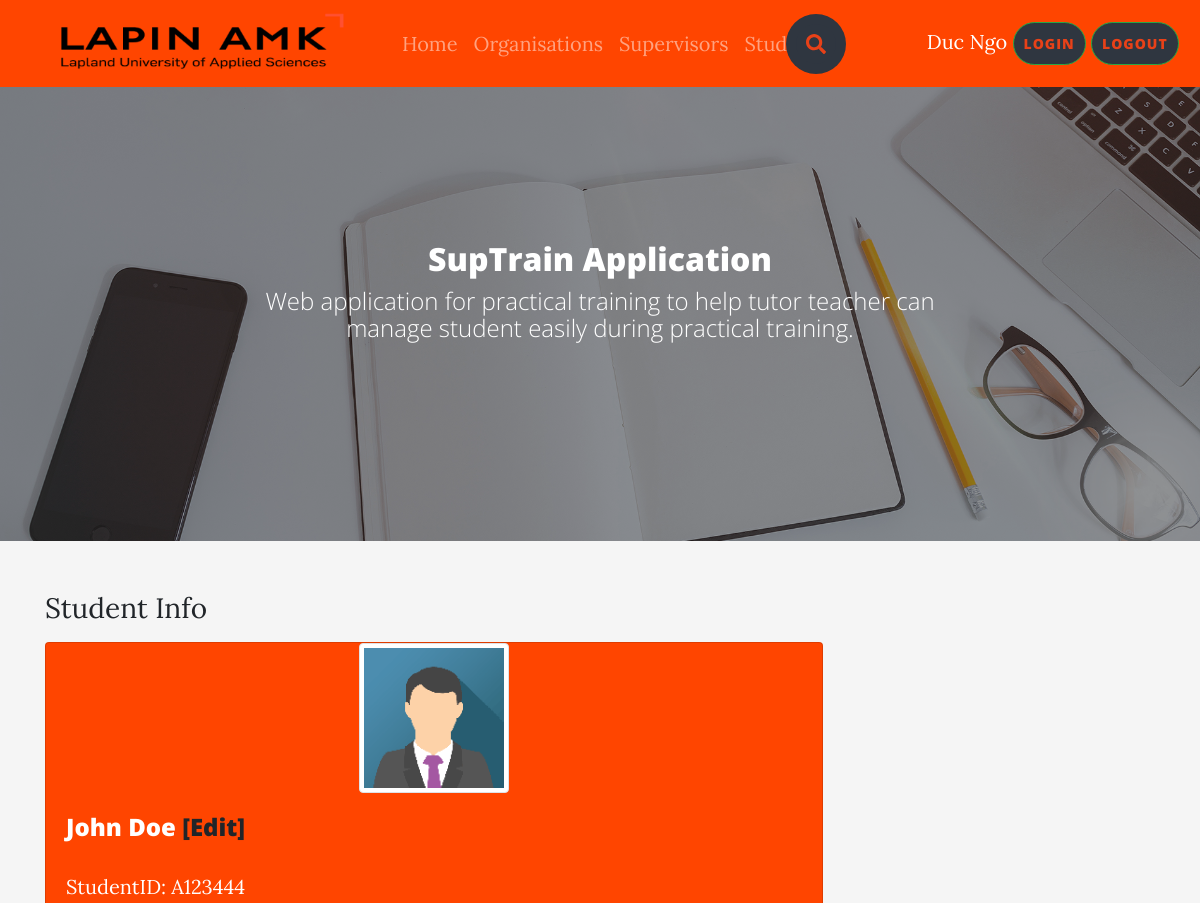
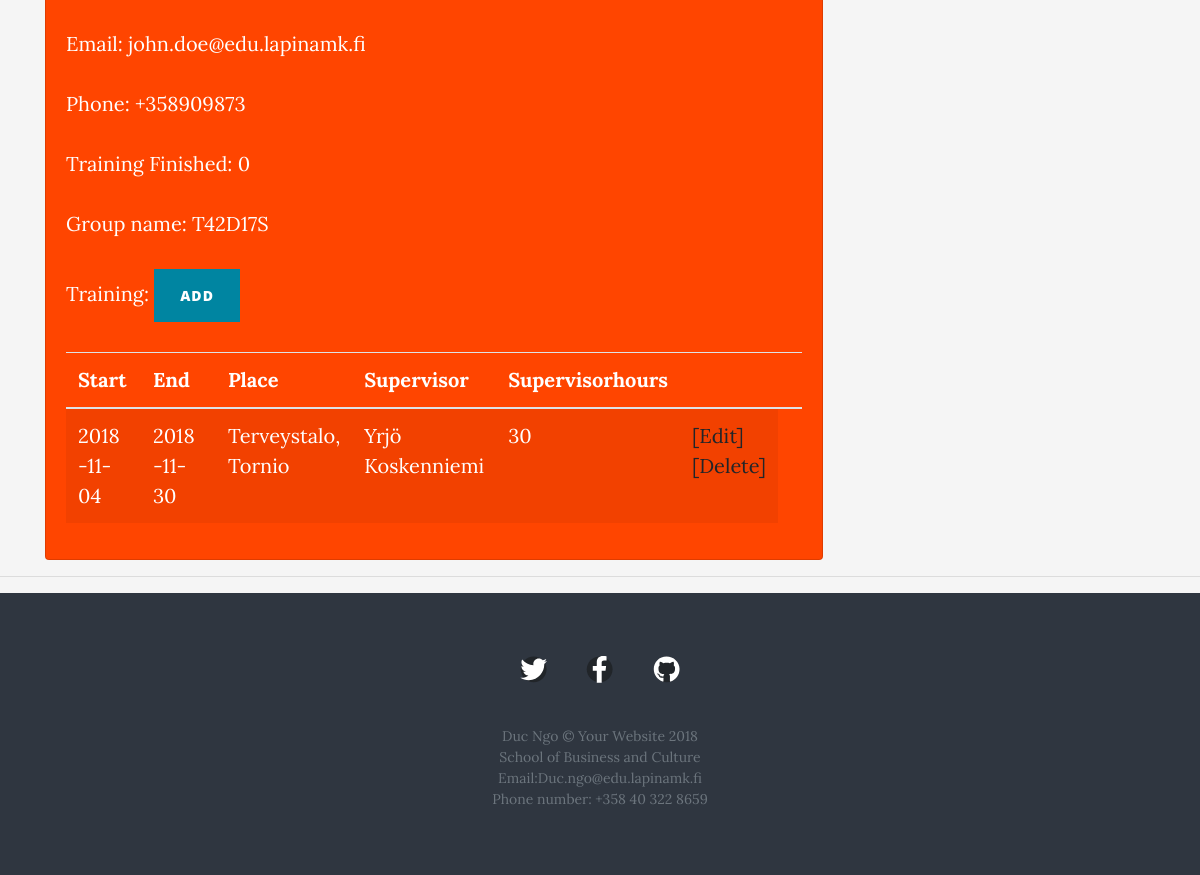
The app's page /SuptrainApplication.php?page=studentInfo&id=A123444 (signed in) with its own data (2 pictures, top to bottom).
### tables this page shows
CREATE TABLE `student` (
  `studentID` varchar(10) NOT NULL,
  `firstname` varchar(50) NOT NULL,
  `lastname` varchar(50) NOT NULL,
  `email` varchar(100) NOT NULL,
  `phone` varchar(20) NOT NULL,
  `practicaltrainingdone` tinyint(1) NOT NULL DEFAULT '0',
  `groupname` varchar(20) NOT NULL,
  `password` varchar(100) NOT NULL,
  `imagestudent` varchar(100) NOT NULL
);

CREATE TABLE `training` (
  `trainingID` int(11) NOT NULL,
  `start` date NOT NULL,
  `end` date NOT NULL,
  `studentID` varchar(10) NOT NULL,
  `supervisorID` int(11) NOT NULL,
  `organizationID` int(11) NOT NULL,
  `supervisorhours` int(4) NOT NULL
);

CREATE TABLE `organization` (
  `organizationID` int(11) NOT NULL,
  `name` varchar(150) NOT NULL,
  `address` varchar(150) NOT NULL,
  `contactperson` varchar(100) NOT NULL,
  `email` varchar(100) NOT NULL,
  `phone` varchar(30) NOT NULL
);

### php/studentInfo.php (the view, shortened to what this page needs)
<?php
if(isset($_GET['id'])) $id=$_GET['id'];
else header('location:SuptrainApplication.php?page=allstudents');
include('dbConnect.php');
$sql="SELECT * FROM student WHERE studentID='$id'";
$result=$conn->query($sql);
if($result->num_rows > 0){
	$row=$result->fetch_assoc();
?>
<h1 class="h3 mb-3 font-weight-normal">Student Info</h1>
<div class="card d-inline-flex mystyle">
  <div class="text-center">
	<?php
	if(empty($row['imagestudent'])){
		echo '<img class="img-responsive img-thumbnail" width="150px" src="img/avatar.png" />';
	}else{
		echo '<img class="img-responsive img-thumbnail" width="150px" src="img/students/'.$row['imagestudent'].'" />';
	}
	?>
  </div>
  <div class="card-body">
    <h4 class="card-title"><?php echo $row['firstname'].' '.$row['lastname'].' <a href="SuptrainApplication.php?page=editStudent&id='.$id.'">[Edit]</a></h4>';?>
    <p class="card-text">StudentID: <?php echo $row['studentID']?></p>
		<p class="card-text">Email: <?php echo $row['email']?></p>
		<p class="card-text">Phone: <?php echo $row['phone']?></p>
		<p class="card-text">Training Finished: <?php echo $row['practicaltrainingdone']?></p>
		<p class="card-text">Group name: <?php echo $row['groupname']?></p>
		<p class="card-text">Training: <button type="button" class="btn btn-primary" data-toggle="modal" data-target="#myModal">Add</button></p>
	<?php
	$sql="SELECT trainingID,training.start,training.end,training.supervisorhours,organization.name,CONCAT(supervisor.firstname,' ',supervisor.lastname) AS
	teacher FROM training
	INNER JOIN student
	ON training.studentID=student.studentID
	INNER JOIN organization
	ON training.organizationID=organization.organizationID
	INNER JOIN supervisor
	ON training.supervisorID=supervisor.supervisorID
	WHERE training.studentID='$id'
	ORDER BY start DESC";
	$result=$conn->query($sql);
	?>
	<table class="table table-striped">
		<thead>
			<tr><th>Start</th><th>End</th><th>Place</th><th>Supervisor</th><th>Supervisorhours</th><th></th><th></th></tr>
		</thead>
		<tbody>
		<?php
		while($row=$result->fetch_assoc()){
			echo '<tr>';
			echo '<td>'.$row['start'].'</td>';
			echo '<td>'.$row['end'].'</td>';
			echo '<td>'.$row['name'].'</td>';
			echo '<td>'.$row['teacher'].'</td>';
			echo '<td>'.$row['supervisorhours'].'</td>';
			echo '<td><a href="SuptrainApplication.php?page=studentInfo&id='.$id.'&edit=ok&rowid='.$row['trainingID'].'">[Edit]</a> ';
			echo '<a href="php/delTraining.php?id='.$id.'&rowid='.$row['trainingID'].'">[Delete]</a></td>';
			echo '</tr>';
		};
		?>
		</tbody>
	</table>
  </div>
</div>
<?php
}else header('location:SuptrainApplication.php?page=allstudents');
?>

### SuptrainApplication.php (shortened to what this page needs)
<?php
if(isset($_GET['page'])) $page=$_GET['page'];else $page='';
?>
<!DOCTYPE html>
<html lang="en">
  <head>
    <link href="vendor/bootstrap/css/bootstrap.css" rel="stylesheet">
    <link href="vendor/fontawesome-free/css/all.min.css" rel="stylesheet" type="text/css">
    <link href="css/clean-blog.min.css" rel="stylesheet">
     <link href="css/starter-template.css" rel="stylesheet">
     <link href="css/signin.css" rel="stylesheet">
  </head>
  <body>
    <nav class="navbar navbar-expand-md navbar-dark bg-dark fixed-top mystyle">
      <a class="navbar-brand" href="SuptrainApplication.php"><img src="img/menu_amk_fi.png"></a>
      <div class="collapse navbar-collapse" id="navbarsExampleDefault">
        <ul class="navbar-nav mr-auto">
          <li class="nav-item <?php if($page=='') echo 'active'?>">
            <a class="nav-link" href="SuptrainApplication.php">Home</a>
          </li>
          <li class="nav-item <?php if($page=='organisations') echo 'active'?>">
            <a class="nav-link" href="SuptrainApplication.php?page=organisations">Organisations</a>
          </li>
          <li class="nav-item <?php if($page=='supervisors') echo 'active'?>">
            <a class="nav-link" href="SuptrainApplication.php?page=supervisors">Supervisors</a>
          </li>
          <li class="nav-item dropdown <?php if($page=='allstudents') echo 'active'?>">
            <a class="nav-link dropdown-toggle" href="" id="dropdown01" data-toggle="dropdown" aria-haspopup="true" aria-expanded="false">Students</a>
          </li>
        </ul>
        <div id='bu'>
     <?php
			if(isset($_SESSION['user'])){
				echo '<a href="SuptrainApplication.php?page=userinfo">';
				echo '<span  id="user" style="color:white">'.$_SESSION['user'].'</span> ';
				echo '</a>';
			};
		 ?>
			<span id="loginplace">
				<button class="btn btn-outline-success my-2 my-sm-0 login-box" type="button"
				 data-toggle="modal" data-target="#loginfrm">Login</button></a>
			</span>
			<span id="logoutplace">
				<button id="logoutbtn" class="btn btn-outline-success my-2 my-sm-0 login-box" type="button">Logout</button></a>
			</span>
		</div>
    <div class="search-box">
     <a class="search-btn" href=#>
     <i class="fas fa-search"></i>
     </a>
    </div>
      </div>
    </nav>
    <header class="masthead" style="background-image: url('img/home-bg.jpg')">
      <div class="overlay"></div>
      <div class="container">
        <div class="row">
          <div class="col-lg-8 col-md-10 mx-auto">
            <div class="site-heading">
              <h2>SupTrain Application</h2>
              <span class="subheading">Web application for practical training to help tutor teacher can manage student easily during practical training.</span>
            </div>
          </div>
        </div>
      </div>
    </header>
    <main role="main" class="container">
      <div class="row">
        <div class="col-lg-8
          col-md-10  ">
          <div class="post-preview">
              <div id="maincontent">
              <div class="row">
		<div class="col-sm-2">
    </div>
		<div class="col-sm-12">
		<?php
			if($page=='supervisors') include('php/supervisors.php');
			elseif($page=='newSupervisor') include('php/newSupervisor.php');
			elseif($page=='supervisorinfo') include('php/supervisorinfo.php');
      elseif($page=='editSupervisor') include('php/editSupervisor.php');
      elseif($page=='organisations') include('php/organisations.php');
      elseif($page=='newOrganisation') include('php/newOrganisation.php');
			elseif($page=='organisationInfo') include('php/organisationInfo.php');
      elseif($page=='editOrganisation') include('php/editOrganisation.php');
      elseif($page=='ontraining') include('php/ontrainingnow.php');
      elseif($page=='thisyear') include('php/thisyear.php');
      elseif($page=='notfinish') include('php/notfinish.php');
      elseif($page=='finished') include('php/finished.php');
      elseif($page=='allstudents') include('php/allstudents.php');
      elseif($page=='newStudent') include('php/newStudent.php');
			elseif($page=='studentInfo') include('php/studentInfo.php');
      elseif($page=='editStudent') include('php/editStudent.php');
      elseif($page=='trainingPlaceandStudent') include('php/trainingPlaceandStudent.php');
		?>
		</div>
	  </div>
              </div>
        </div>
      </div>
    </div>
    </main>
    <hr>
    <footer class="footer1">
      <div role="main" class="container">
        <div class="row">
          <div class="col-lg-8 col-md-10 mx-auto">
            <ul class="list-inline text-center">
              <li class="list-inline-item">
                <a  href="#">
                  <span class="fa-stack fa-lg">
                    <i class="fas fa-circle fa-stack-1x"></i>
                    <i class="fab fa-twitter fa-stack-1x fa-inverse"></i>
                  </span>
                </a>
              </li>
              <li class="list-inline-item">
                <a href="https://www.facebook.com/yagami.raitokun.1">
                  <span class="fa-stack fa-lg">
                    <i class="fas fa-circle fa-stack-1x"></i>
                    <i class="fab fa-facebook-f fa-stack-1x fa-inverse"></i>
                  </span>
                </a>
              </li>
              <li class="list-inline-item">
                <a href="#">
                  <span class="fa-stack fa-lg">
                    <i class="fas fa-circle fa-stack-1x"></i>
                    <i class="fab fa-github fa-stack-1x fa-inverse"></i>
                  </span>
                </a>
              </li>
            </ul>
            <p class="copyright text-muted">Duc Ngo &copy; Your Website 2018
              <br>
            School of Business and Culture
              <br>
            Email:Duc.ngo@edu.lapinamk.fi
              <br>
            Phone number: +358 40 322 8659
            </p>
          </div>
        </div>
      </div>
    </footer>
  </body>
</html>

### css/starter-template.css (style rules this page uses)
body { padding-top: 5rem; }

### css/signin.css (style rules this page uses)
html, body { height: 100%; }
body { display: -ms-flexbox; align-items: center; padding-top: 40px; padding-bottom: 40px; background-color: #f5f5f5; }
.mystyle { background-color: orangered!important; color:white!important; }
.search-box { position: absolute; top: 50%; left: 68%; transform: translate(-50%,-50%); background: #2f3640!important; height: 60px; border-radius: 40px; padding: 10px; }
.search-btn { color:#e84118!important; float:right; width: 40px; height:40px; border-radius: 50%; background:#2f3640!important; display: flex; justify-content: center; align-items: center; transition: 0.4s; }
.login-box { border-radius: 40px; padding: 10px; background:#2f3640!important; color:#e84118!important; }
.th, td { padding: 10px; margin:10px; }
.footer1 { background:#2f3640!important; color:#e84118!important; }

### records on screen
student: firstname "John", lastname "Doe", studentID "A123444", email "john.doe@edu.lapinamk.fi", phone "+358909873", practicaltrainingdone "0", groupname "T42D17S"
training: start "2018-11-04", end "2018-11-30", organizationID.name "Terveystalo, Tornio", teacher "Yrjö Koskenniemi", supervisorhours "30"

### other values on screen
$_SESSION['user'] "Duc Ngo"
